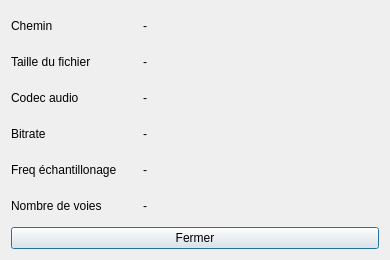
<?xml version="1.0" encoding="UTF-8"?>
<ui version="4.0">
 <class>FileInformationsDialog</class>
 <widget class="QDialog" name="FileInformationsDialog">
  <property name="geometry">
   <rect>
    <x>0</x>
    <y>0</y>
    <width>390</width>
    <height>260</height>
   </rect>
  </property>
  <property name="sizePolicy">
   <sizepolicy hsizetype="Expanding" vsizetype="Fixed">
    <horstretch>0</horstretch>
    <verstretch>0</verstretch>
   </sizepolicy>
  </property>
  <property name="contextMenuPolicy">
   <enum>Qt::NoContextMenu</enum>
  </property>
  <property name="windowTitle">
   <string>Informations sur le fichier audio ...</string>
  </property>
  <property name="windowIcon">
   <iconset resource="icons/icons.qrc">
    <normaloff>:/sound/audio.png</normaloff>:/sound/audio.png</iconset>
  </property>
  <layout class="QHBoxLayout" name="horizontalLayout">
   <item>
    <layout class="QVBoxLayout" name="file_info_layout">
     <item>
      <layout class="QHBoxLayout" name="file_info_layout_path">
       <item>
        <widget class="QLabel" name="file_info_label_path">
         <property name="minimumSize">
          <size>
           <width>126</width>
           <height>21</height>
          </size>
         </property>
         <property name="maximumSize">
          <size>
           <width>126</width>
           <height>21</height>
          </size>
         </property>
         <property name="text">
          <string>Chemin</string>
         </property>
         <property name="textFormat">
          <enum>Qt::PlainText</enum>
         </property>
        </widget>
       </item>
       <item>
        <widget class="QLabel" name="file_info_path">
         <property name="toolTip">
          <string>Chemin vers le fichier</string>
         </property>
         <property name="text">
          <string>-</string>
         </property>
         <property name="textFormat">
          <enum>Qt::PlainText</enum>
         </property>
        </widget>
       </item>
      </layout>
     </item>
     <item>
      <layout class="QHBoxLayout" name="file_info_layout_size">
       <item>
        <widget class="QLabel" name="file_info_label_size">
         <property name="minimumSize">
          <size>
           <width>126</width>
           <height>21</height>
          </size>
         </property>
         <property name="maximumSize">
          <size>
           <width>126</width>
           <height>21</height>
          </size>
         </property>
         <property name="text">
          <string>Taille du fichier</string>
         </property>
         <property name="textFormat">
          <enum>Qt::PlainText</enum>
         </property>
        </widget>
       </item>
       <item>
        <widget class="QLabel" name="file_info_size">
         <property name="toolTip">
          <string>Taille du fichier</string>
         </property>
         <property name="text">
          <string>-</string>
         </property>
         <property name="textFormat">
          <enum>Qt::PlainText</enum>
         </property>
        </widget>
       </item>
      </layout>
     </item>
     <item>
      <layout class="QHBoxLayout" name="file_info_layout_codec">
       <item>
        <widget class="QLabel" name="file_info_label_codec">
         <property name="minimumSize">
          <size>
           <width>126</width>
           <height>22</height>
          </size>
         </property>
         <property name="maximumSize">
          <size>
           <width>126</width>
           <height>22</height>
          </size>
         </property>
         <property name="text">
          <string>Codec audio</string>
         </property>
         <property name="textFormat">
          <enum>Qt::PlainText</enum>
         </property>
        </widget>
       </item>
       <item>
        <widget class="QLabel" name="file_info_codec">
         <property name="toolTip">
          <string>Codec audio</string>
         </property>
         <property name="text">
          <string>-</string>
         </property>
         <property name="textFormat">
          <enum>Qt::PlainText</enum>
         </property>
        </widget>
       </item>
      </layout>
     </item>
     <item>
      <layout class="QHBoxLayout" name="file_info_layout_bitrate">
       <item>
        <widget class="QLabel" name="file_info_label_bitrate">
         <property name="minimumSize">
          <size>
           <width>126</width>
           <height>21</height>
          </size>
         </property>
         <property name="maximumSize">
          <size>
           <width>126</width>
           <height>21</height>
          </size>
         </property>
         <property name="text">
          <string>Bitrate</string>
         </property>
         <property name="textFormat">
          <enum>Qt::PlainText</enum>
         </property>
        </widget>
       </item>
       <item>
        <widget class="QLabel" name="file_info_bitrate">
         <property name="toolTip">
          <string>Qualité audio</string>
         </property>
         <property name="text">
          <string>-</string>
         </property>
         <property name="textFormat">
          <enum>Qt::PlainText</enum>
         </property>
        </widget>
       </item>
      </layout>
     </item>
     <item>
      <layout class="QHBoxLayout" name="file_info_layout_sample_rate">
       <item>
        <widget class="QLabel" name="file_info_label_sample_rate">
         <property name="minimumSize">
          <size>
           <width>126</width>
           <height>21</height>
          </size>
         </property>
         <property name="maximumSize">
          <size>
           <width>126</width>
           <height>21</height>
          </size>
         </property>
         <property name="text">
          <string>Freq échantillonage</string>
         </property>
         <property name="textFormat">
          <enum>Qt::PlainText</enum>
         </property>
        </widget>
       </item>
       <item>
        <widget class="QLabel" name="file_info_sample_rate">
         <property name="toolTip">
          <string>Fréquence d'échantillonage</string>
         </property>
         <property name="text">
          <string>-</string>
         </property>
         <property name="textFormat">
          <enum>Qt::PlainText</enum>
         </property>
        </widget>
       </item>
      </layout>
     </item>
     <item>
      <layout class="QHBoxLayout" name="file_info_layout_nb_channels">
       <item>
        <widget class="QLabel" name="file_info_label_nb_channels">
         <property name="minimumSize">
          <size>
           <width>126</width>
           <height>21</height>
          </size>
         </property>
         <property name="maximumSize">
          <size>
           <width>126</width>
           <height>21</height>
          </size>
         </property>
         <property name="text">
          <string>Nombre de voies</string>
         </property>
         <property name="textFormat">
          <enum>Qt::PlainText</enum>
         </property>
        </widget>
       </item>
       <item>
        <widget class="QLabel" name="file_info_nb_channels">
         <property name="toolTip">
          <string>Nombre de canaux audio</string>
         </property>
         <property name="text">
          <string>-</string>
         </property>
         <property name="textFormat">
          <enum>Qt::PlainText</enum>
         </property>
        </widget>
       </item>
      </layout>
     </item>
     <item>
      <widget class="QPushButton" name="action_close">
       <property name="toolTip">
        <string>Fermer</string>
       </property>
       <property name="text">
        <string>Fermer</string>
       </property>
       <property name="shortcut">
        <string>Esc, Return</string>
       </property>
      </widget>
     </item>
    </layout>
   </item>
  </layout>
 </widget>
 <resources>
  <include location="icons/icons.qrc"/>
 </resources>
 <connections>
  <connection>
   <sender>action_close</sender>
   <signal>clicked()</signal>
   <receiver>FileInformationsDialog</receiver>
   <slot>close()</slot>
   <hints>
    <hint type="sourcelabel">
     <x>194</x>
     <y>233</y>
    </hint>
    <hint type="destinationlabel">
     <x>194</x>
     <y>129</y>
    </hint>
   </hints>
  </connection>
 </connections>
</ui>
